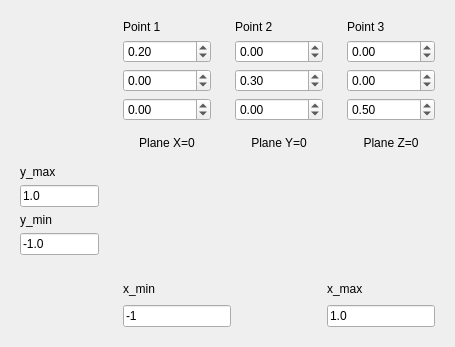
<?xml version="1.0" encoding="UTF-8"?>
<ui version="4.0">
 <class>QtTestPlaneInvestigateAccuracyRibiDialog</class>
 <widget class="QDialog" name="QtTestPlaneInvestigateAccuracyRibiDialog">
  <property name="geometry">
   <rect>
    <x>0</x>
    <y>0</y>
    <width>455</width>
    <height>330</height>
   </rect>
  </property>
  <property name="windowTitle">
   <string>TestPlane</string>
  </property>
  <layout class="QGridLayout" name="gridLayout_2">
   <item row="0" column="3" colspan="2">
    <widget class="QWidget" name="widget_2" native="true">
     <property name="sizePolicy">
      <sizepolicy hsizetype="Preferred" vsizetype="Maximum">
       <horstretch>0</horstretch>
       <verstretch>0</verstretch>
      </sizepolicy>
     </property>
     <layout class="QVBoxLayout" name="verticalLayout_3">
      <item>
       <widget class="QLabel" name="label_2">
        <property name="text">
         <string>Point 2</string>
        </property>
       </widget>
      </item>
      <item>
       <widget class="QDoubleSpinBox" name="box_x2">
        <property name="minimum">
         <double>-999999999.000000000000000</double>
        </property>
        <property name="maximum">
         <double>999999999.000000000000000</double>
        </property>
       </widget>
      </item>
      <item>
       <widget class="QDoubleSpinBox" name="box_y2">
        <property name="minimum">
         <double>-999999999.000000000000000</double>
        </property>
        <property name="maximum">
         <double>999999999.000000000000000</double>
        </property>
        <property name="value">
         <double>0.300000000000000</double>
        </property>
       </widget>
      </item>
      <item>
       <widget class="QDoubleSpinBox" name="box_z2">
        <property name="minimum">
         <double>-999999999.000000000000000</double>
        </property>
        <property name="maximum">
         <double>999999999.000000000000000</double>
        </property>
       </widget>
      </item>
     </layout>
    </widget>
   </item>
   <item row="0" column="1" colspan="2">
    <widget class="QWidget" name="widget_1" native="true">
     <property name="sizePolicy">
      <sizepolicy hsizetype="Preferred" vsizetype="Maximum">
       <horstretch>0</horstretch>
       <verstretch>0</verstretch>
      </sizepolicy>
     </property>
     <layout class="QVBoxLayout" name="verticalLayout_4">
      <item>
       <widget class="QLabel" name="label_4">
        <property name="text">
         <string>Point 1</string>
        </property>
       </widget>
      </item>
      <item>
       <widget class="QDoubleSpinBox" name="box_x1">
        <property name="minimum">
         <double>-999999999.000000000000000</double>
        </property>
        <property name="maximum">
         <double>999999999.000000000000000</double>
        </property>
        <property name="value">
         <double>0.200000000000000</double>
        </property>
       </widget>
      </item>
      <item>
       <widget class="QDoubleSpinBox" name="box_y1">
        <property name="minimum">
         <double>-999999999.000000000000000</double>
        </property>
        <property name="maximum">
         <double>999999999.000000000000000</double>
        </property>
       </widget>
      </item>
      <item>
       <widget class="QDoubleSpinBox" name="box_z1">
        <property name="minimum">
         <double>-999999999.000000000000000</double>
        </property>
        <property name="maximum">
         <double>999999999.000000000000000</double>
        </property>
       </widget>
      </item>
     </layout>
    </widget>
   </item>
   <item row="0" column="5">
    <widget class="QWidget" name="widget_3" native="true">
     <property name="sizePolicy">
      <sizepolicy hsizetype="Preferred" vsizetype="Maximum">
       <horstretch>0</horstretch>
       <verstretch>0</verstretch>
      </sizepolicy>
     </property>
     <layout class="QVBoxLayout" name="verticalLayout_2">
      <item>
       <widget class="QLabel" name="label_3">
        <property name="text">
         <string>Point 3</string>
        </property>
       </widget>
      </item>
      <item>
       <widget class="QDoubleSpinBox" name="box_x3">
        <property name="minimum">
         <double>-999999999.000000000000000</double>
        </property>
        <property name="maximum">
         <double>999999999.000000000000000</double>
        </property>
       </widget>
      </item>
      <item>
       <widget class="QDoubleSpinBox" name="box_y3">
        <property name="minimum">
         <double>-999999999.000000000000000</double>
        </property>
        <property name="maximum">
         <double>999999999.000000000000000</double>
        </property>
       </widget>
      </item>
      <item>
       <widget class="QDoubleSpinBox" name="box_z3">
        <property name="minimum">
         <double>-999999999.000000000000000</double>
        </property>
        <property name="maximum">
         <double>999999999.000000000000000</double>
        </property>
        <property name="value">
         <double>0.500000000000000</double>
        </property>
       </widget>
      </item>
     </layout>
    </widget>
   </item>
   <item row="3" column="1" colspan="5">
    <widget class="QWidget" name="widget_bottom" native="true">
     <property name="maximumSize">
      <size>
       <width>16777215</width>
       <height>100</height>
      </size>
     </property>
     <layout class="QGridLayout" name="gridLayout">
      <item row="0" column="2">
       <widget class="QLabel" name="label_maxx_2">
        <property name="text">
         <string>x_max</string>
        </property>
       </widget>
      </item>
      <item row="1" column="0">
       <widget class="QLineEdit" name="edit_minx">
        <property name="text">
         <string>-1</string>
        </property>
       </widget>
      </item>
      <item row="1" column="2">
       <widget class="QLineEdit" name="edit_maxx">
        <property name="text">
         <string>1.0</string>
        </property>
       </widget>
      </item>
      <item row="0" column="1">
       <spacer name="spacer_bottom">
        <property name="orientation">
         <enum>Qt::Horizontal</enum>
        </property>
        <property name="sizeHint" stdset="0">
         <size>
          <width>40</width>
          <height>20</height>
         </size>
        </property>
       </spacer>
      </item>
      <item row="0" column="0">
       <widget class="QLabel" name="label_minx">
        <property name="text">
         <string>x_min</string>
        </property>
       </widget>
      </item>
     </layout>
    </widget>
   </item>
   <item row="1" column="3" colspan="2">
    <widget class="QLabel" name="label_plane_y">
     <property name="sizePolicy">
      <sizepolicy hsizetype="Preferred" vsizetype="Maximum">
       <horstretch>0</horstretch>
       <verstretch>0</verstretch>
      </sizepolicy>
     </property>
     <property name="text">
      <string>Plane Y=0</string>
     </property>
     <property name="alignment">
      <set>Qt::AlignCenter</set>
     </property>
    </widget>
   </item>
   <item row="1" column="1" colspan="2">
    <widget class="QLabel" name="label_plane_x">
     <property name="sizePolicy">
      <sizepolicy hsizetype="Preferred" vsizetype="Maximum">
       <horstretch>0</horstretch>
       <verstretch>0</verstretch>
      </sizepolicy>
     </property>
     <property name="text">
      <string>Plane X=0</string>
     </property>
     <property name="alignment">
      <set>Qt::AlignCenter</set>
     </property>
    </widget>
   </item>
   <item row="1" column="5">
    <widget class="QLabel" name="label_plane_z">
     <property name="sizePolicy">
      <sizepolicy hsizetype="Preferred" vsizetype="Maximum">
       <horstretch>0</horstretch>
       <verstretch>0</verstretch>
      </sizepolicy>
     </property>
     <property name="text">
      <string>Plane Z=0</string>
     </property>
     <property name="alignment">
      <set>Qt::AlignCenter</set>
     </property>
    </widget>
   </item>
   <item row="2" column="0">
    <widget class="QWidget" name="widget_left" native="true">
     <property name="maximumSize">
      <size>
       <width>100</width>
       <height>16777215</height>
      </size>
     </property>
     <layout class="QVBoxLayout" name="verticalLayout">
      <item>
       <widget class="QLabel" name="label_maxy">
        <property name="text">
         <string>y_max</string>
        </property>
       </widget>
      </item>
      <item>
       <widget class="QLineEdit" name="edit_maxy">
        <property name="text">
         <string>1.0</string>
        </property>
       </widget>
      </item>
      <item>
       <spacer name="verticalSpacer">
        <property name="orientation">
         <enum>Qt::Vertical</enum>
        </property>
        <property name="sizeHint" stdset="0">
         <size>
          <width>20</width>
          <height>40</height>
         </size>
        </property>
       </spacer>
      </item>
      <item>
       <widget class="QLabel" name="label_maxx">
        <property name="text">
         <string>y_min</string>
        </property>
       </widget>
      </item>
      <item>
       <widget class="QLineEdit" name="edit_miny">
        <property name="text">
         <string>-1.0</string>
        </property>
       </widget>
      </item>
     </layout>
    </widget>
   </item>
   <item row="2" column="5">
    <widget class="QWidget" name="widget_plane_z" native="true"/>
   </item>
   <item row="2" column="3" colspan="2">
    <widget class="QWidget" name="widget_plane_y" native="true"/>
   </item>
   <item row="2" column="1" colspan="2">
    <widget class="QWidget" name="widget_plane_x" native="true">
     <zorder>widget_left</zorder>
    </widget>
   </item>
  </layout>
 </widget>
 <resources/>
 <connections/>
</ui>
